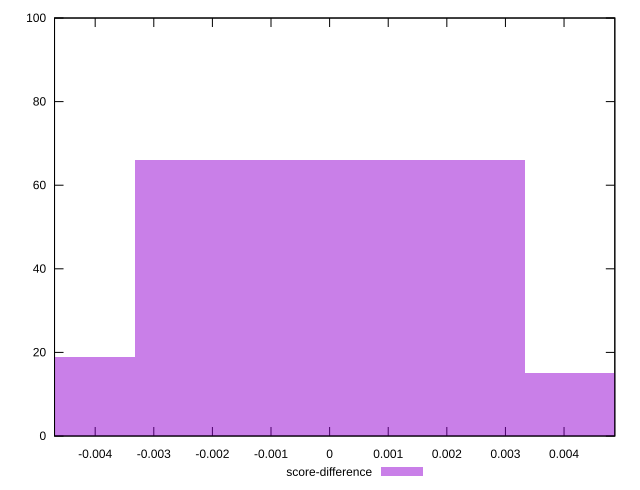

The script that saved this image:
reset

$scoreDifference <<EOF
-0.006652480204658355 19
0 66
0.006652480204658355 15
EOF

set key outside below
set boxwidth 0.006652480204658355
set xrange [-0.004693680011566115:0.004866471339424749]
set yrange [0:100]
set trange [0:100]
set style fill transparent solid 0.5 noborder
set terminal svg size 640, 490 enhanced background rgb 'white'
set output "report_00008_2021-01-22T20:58:29.167/total-blocking-time/samples/pages/score-difference/histogram.svg"

plot $scoreDifference title "score-difference" with boxes

reset
